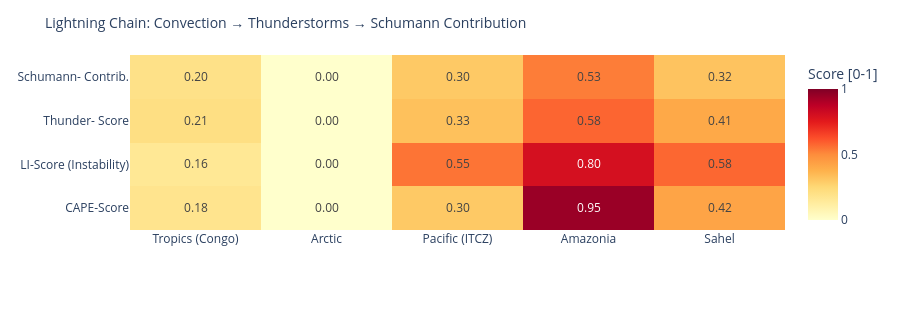

The code cell stored with this chart in its notebook:
### Code cell
# ============================================================
# LIGHTNING CHAIN: Convection → Thunderstorms → Schumann
# Shows the causal chain per measurement point as heatmap
# ============================================================

def cape_score(v):
    """CAPE → normalized score [0,1]"""
    if v is None or pd.isna(v): return 0.0
    return min(1.0, float(v) / 3000)

def li_score(v):
    """Lifted Index: negative = unstable → score [0,1]"""
    if v is None or pd.isna(v): return 0.3
    return min(1.0, max(0.0, (-float(v) + 6) / 12))

def cloud_score(v):
    if v is None or pd.isna(v): return 0.3
    return float(v) / 100

def thunder_score(row):
    """Kombinierter Gewitterwahrscheinlichkeits-Score
    CAPE + LI + Bedeckung + WMO-Gewitter + konvektiver Niederschlag (showers)
    Hinweis: X-Ray und Kp sind kein Bestandteil – nur geomagn./solarer Kontext.
    """
    cs = cape_score(row.get('cape'))
    ls = li_score(row.get('li'))
    cl = cloud_score(row.get('cloud'))
    t  = 1.0 if row.get('thunderstorm') else 0.0
    # Convective precipitation (showers) as additional indicator
    sh = min(1.0, (row.get('showers') or 0) / 5.0)
    return round(cs * 0.30 + ls * 0.25 + cl * 0.15 + t * 0.20 + sh * 0.10, 3)

def schumann_contribution(t_score, lat):
    """Schumann contribution: higher in tropics (±30°), scaled by thunderstorm score"""
    lat_weight = max(0.3, 1.0 - abs(lat) / 60)
    return round(t_score * lat_weight, 3)

df_atm['cape_score']   = df_atm.apply(lambda r: cape_score(r['cape']), axis=1)
df_atm['li_score']     = df_atm.apply(lambda r: li_score(r['li']),    axis=1)
df_atm['thunder_score']= df_atm.apply(lambda r: thunder_score(r.to_dict()), axis=1)
df_atm['schumann_contribution'] = df_atm.apply(
    lambda r: schumann_contribution(r['thunder_score'], r['lat']), axis=1)

metrics = ['cape_score', 'li_score', 'thunder_score', 'schumann_contribution']
labels  = ['CAPE-Score', 'LI-Score\n(Instability)', 'Thunder-\nScore', 'Schumann-\nContrib.']
z_data  = [df_atm[m].tolist() for m in metrics]

fig = go.Figure(go.Heatmap(
    z=z_data,
    x=df_atm['point'].tolist(),
    y=labels,
    colorscale='YlOrRd',
    zmin=0, zmax=1,
    text=[[f'{v:.2f}' for v in row] for row in z_data],
    texttemplate='%{text}', textfont=dict(size=12),
    colorbar=dict(title='Score [0-1]')
))
fig.update_layout(
    title=dict(text='Lightning Chain: Convection → Thunderstorms → Schumann Contribution', font=dict(size=14)),
    height=310,
    plot_bgcolor='rgba(0,0,0,0)', paper_bgcolor='rgba(0,0,0,0)',
    margin=dict(l=130, r=80, t=55, b=80)
)
fig.show()

### Figure 1 — Plotly figure (JSON) as saved in the notebook; plotly's stock layout.template omitted (floating-point values rounded to 4 significant figures)
{"data": [{"colorbar": {"title": {"text": "Score [0-1]"}}, "colorscale": [[0.0, "rgb(255,255,204)"], [0.125, "rgb(255,237,160)"], [0.25, "rgb(254,217,118)"], [0.375, "rgb(254,178,76)"], [0.5, "rgb(253,141,60)"], [0.625, "rgb(252,78,42)"], [0.75, "rgb(227,26,28)"], [0.875, "rgb(189,0,38)"], [1.0, "rgb(128,0,38)"]], "text": [["0.18", "0.00", "0.30", "0.95", "0.42"], ["0.16", "0.00", "0.55", "0.80", "0.58"], ["0.21", "0.00", "0.33", "0.58", "0.41"], ["0.20", "0.00", "0.30", "0.53", "0.32"]], "textfont": {"size": 12}, "texttemplate": "%{text}", "type": "heatmap", "x": ["Tropics (Congo)", "Arctic", "Pacific (ITCZ)", "Amazonia", "Sahel"], "y": ["CAPE-Score", "LI-Score\n(Instability)", "Thunder-\nScore", "Schumann-\nContrib."], "z": [[0.18, 0.0, 0.3, 0.9467, 0.4233], [0.1583, 0.0, 0.55, 0.8, 0.575], [0.211, 0.0, 0.328, 0.579, 0.407], [0.197, 0.0, 0.301, 0.531, 0.319]], "zmax": 1, "zmin": 0}], "layout": {"height": 310, "margin": {"b": 80, "l": 130, "r": 80, "t": 55}, "paper_bgcolor": "rgba(0,0,0,0)", "plot_bgcolor": "rgba(0,0,0,0)", "title": {"font": {"size": 14}, "text": "Lightning Chain: Convection → Thunderstorms → Schumann Contribution"}}}
